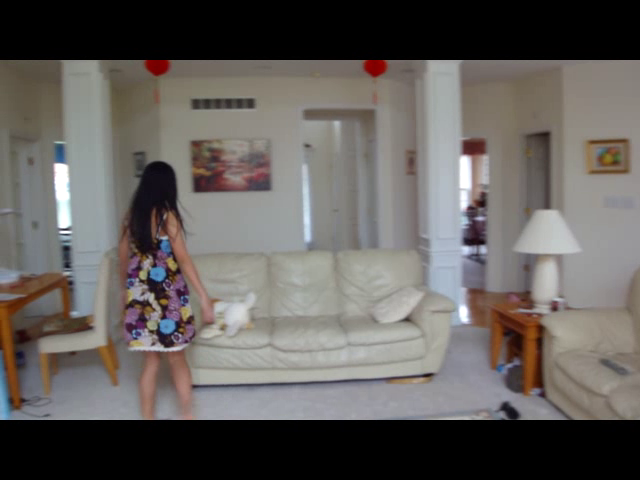
//> input picture frame 2 of onionskin-1.mp4, 640 x 480 px
$ ./main   (built with g++ and OpenCV 4)
//> lines starting //> are read from the running program, lines starting //| are printed output that depends on the picture
#include <string>
#include <cv.h>
#include <highgui\highgui.hpp>
#include <opencv2\opencv.hpp>
#include <opencv2\imgproc\imgproc.hpp>
#include <features2d\features2d.hpp>
#include <opencv2/nonfree/nonfree.hpp>
#include <opencv2/nonfree/features2d.hpp>
#include <queue>
#include <iostream>
#include <fstream>
#include <math.h>
#include <cmath>
#include <limits>
using namespace cv;
using namespace std;

#define N_FRAMES 50
//#define GPU
# define PI           3.14159265358979323846  /* pi */

// [13 lines left out: function drawOptFlowMap, not called in this run]

//calculates the mean value of each column for each frame
void columnsMean(const Mat& input,Mat& meanRow, int frameNo)
{
	long int sum;
	int val=0;
	for (int col=0;col<input.cols;col++)
	{
		sum=0;
		for (int row=0;row<input.rows;row++)
		{
			sum+=input.at<char>(row,col);
		}
		val=sum/input.cols;
		meanRow.at<char>(frameNo,col);
	}

}

// [30 lines left out: function modeEachRow, not called in this run]

int main()
{
	//image decelerations
	Mat showImg,curFrame,lastFrame,lastGrey,curGrey;
	Mat motionCondensed;
	int kernelSize=7;

	VideoCapture video =VideoCapture("onionskin-1.MP4");
	VideoWriter videoOut;
	videoOut.open("major_flow.avi", CV_FOURCC('X','V','I','D'), video.get(CV_CAP_PROP_FPS), Size(video.get(CV_CAP_PROP_FRAME_WIDTH),video.get(CV_CAP_PROP_FRAME_HEIGHT)), true);
	if (!videoOut.isOpened())
	{
		cout  << "Could not open the output video for write! "  << endl;
		return -1;
	}
	double total_frames;
	total_frames=video.get(CV_CAP_PROP_FRAME_COUNT);
	video>>showImg;
//> showImg is the input picture: 480 rows x 640 cols, CV_8UC3; mean B, G, R 92.6, 95.7, 99.7
	curFrame=showImg.clone();
	cv::cvtColor(curFrame,lastGrey,CV_BGR2GRAY);
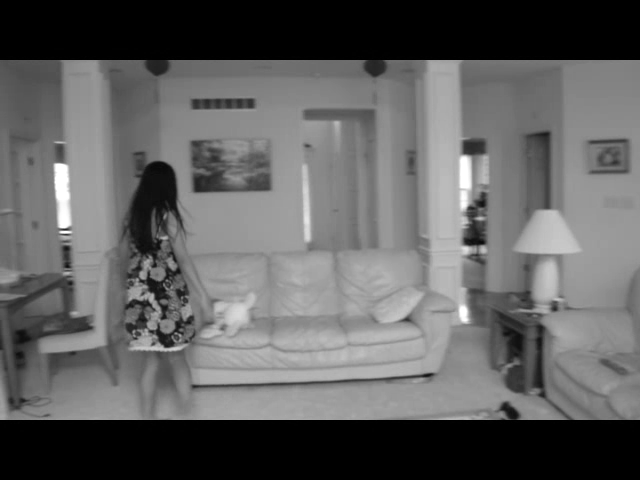
//> lastGrey: 480 rows x 640 cols, CV_8UC1; min 0, max 255, mean 96.5
	//initialize the motion condensed image
	motionCondensed=Mat(showImg.rows,(int)total_frames,CV_8UC3);
	double displacementX=0, displacementY=0;
	int frameCounter=1;
	char key=0;
	columnsMean(curFrame,motionCondensed,0);
//> the loop in columnsMean, `for (int col=0;col<input.cols;col++)` made 640 passes
//> (sum, val) on passes 1 to 3: (15949, 24), (22769, 35), (31243, 48)
//> after the loop in columnsMean, `for (int col=0;col<input.cols;col++)`: sum = -10945
	while(key!=27)
	{
		video>>showImg;
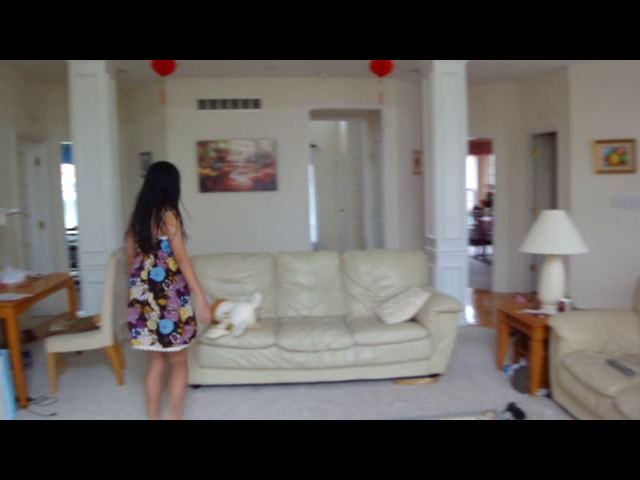
//> input picture frame 3 of onionskin-1.mp4, 640 x 480 px
//> showImg is the input picture: 480 rows x 640 cols, CV_8UC3; mean B, G, R 92.4, 95.7, 99.5
		if (showImg.empty())
		{
			break;
		}
		curFrame=showImg.clone();
		cv::cvtColor(curFrame,curGrey,CV_BGR2GRAY);
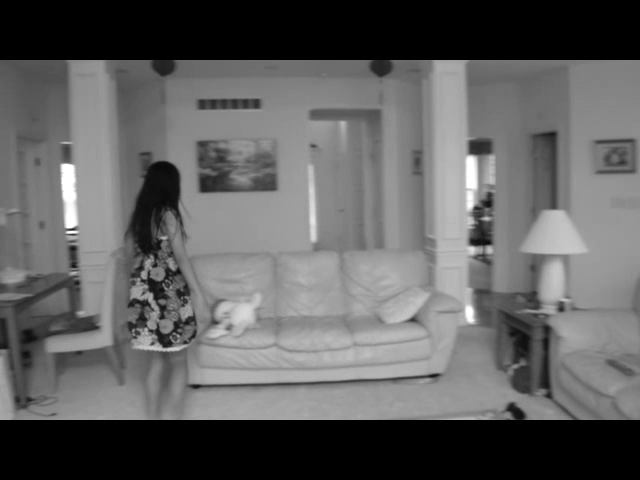
//> curGrey: 480 rows x 640 cols, CV_8UC1; min 0, max 255, mean 96.4
		columnsMean(curFrame,motionCondensed,frameCounter);
//> the loop in columnsMean (call 2), `for (int col=0;col<input.cols;col++)` made 640 passes
//> (sum, val) on passes 1 to 3: (14475, 22), (17478, 27), (20182, 31)


		frameCounter++;

	}

	waitKey();
	return 0;
}

$ run again, starting later in the video
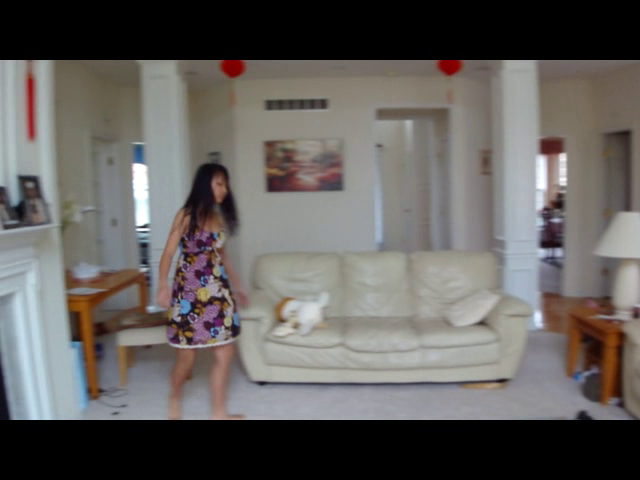
//> input picture frame 13 of onionskin-1.mp4, 640 x 480 px
//> showImg is the input picture: 480 rows x 640 cols, CV_8UC3; mean B, G, R 94.4, 96.7, 100
//> the loop in columnsMean, `for (int col=0;col<input.cols;col++)` made 640 passes
//> (sum, val) on passes 1 to 3: (-15236, -23), (-15944, -24), (-13816, -21)
//> after the loop in columnsMean, `for (int col=0;col<input.cols;col++)`: sum = 20143
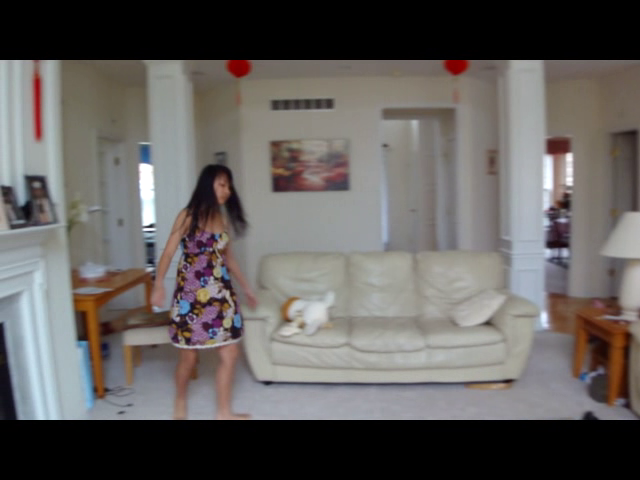
//> input picture frame 14 of onionskin-1.mp4, 640 x 480 px
//> showImg is the input picture: 480 rows x 640 cols, CV_8UC3; mean B, G, R 94.6, 96.6, 100.1
//> `cv::cvtColor(curFrame,curGrey,CV_BGR2GRAY);`:
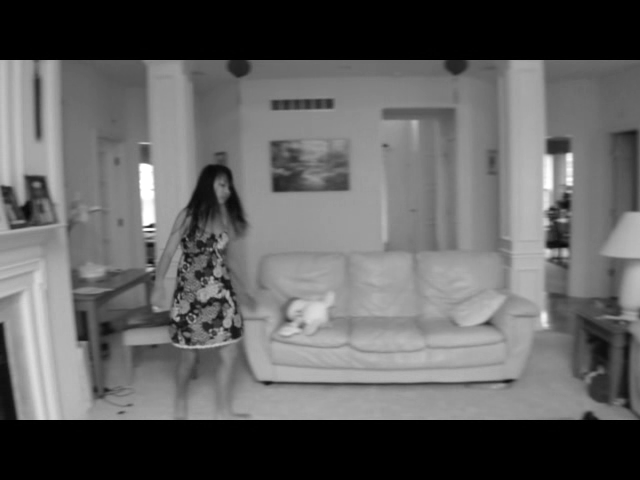
//> curGrey: 480 rows x 640 cols, CV_8UC1; min 0, max 255, mean 97.4
//> the loop in columnsMean (call 2), `for (int col=0;col<input.cols;col++)` made 640 passes
//> (sum, val) on passes 1 to 3: (-15408, -24), (-16171, -25), (-16649, -26)

$ run again, starting later in the video
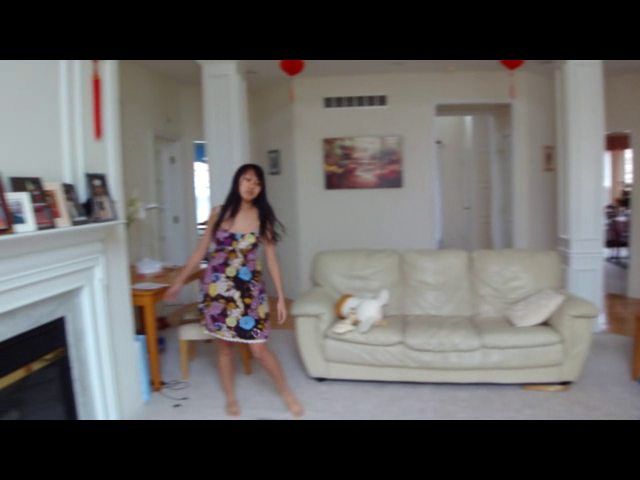
//> input picture frame 23 of onionskin-1.mp4, 640 x 480 px
//> showImg is the input picture: 480 rows x 640 cols, CV_8UC3; mean B, G, R 98.2, 99.5, 101.6
//> the loop in columnsMean, `for (int col=0;col<input.cols;col++)` made 640 passes
//> (sum, val) on passes 1 to 3: (-10219, -15), (-9485, -14), (-13157, -20)
//> after the loop in columnsMean, `for (int col=0;col<input.cols;col++)`: sum = -8808
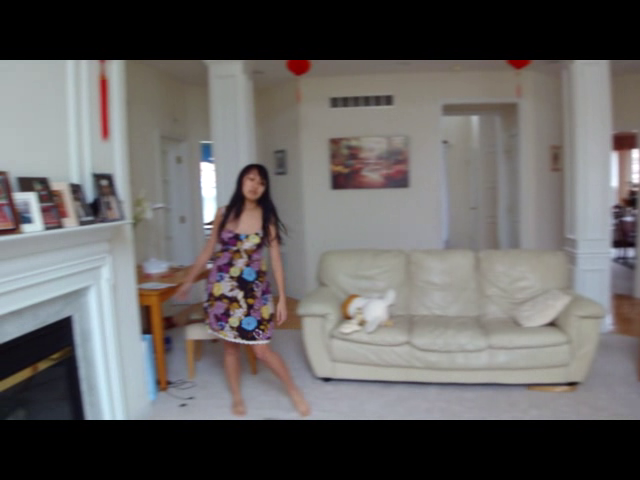
//> input picture frame 24 of onionskin-1.mp4, 640 x 480 px
//> showImg is the input picture: 480 rows x 640 cols, CV_8UC3; mean B, G, R 99, 99.7, 102
//> the loop in columnsMean (call 2), `for (int col=0;col<input.cols;col++)` made 640 passes
//> (sum, val) on passes 1 to 3: (-8809, -13), (-9341, -14), (-12911, -20)
//> after the loop `while(key!=27)`:
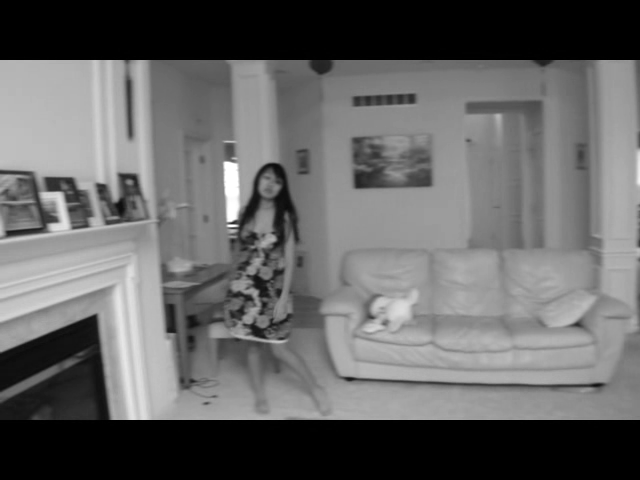
//> curGrey: 480 rows x 640 cols, CV_8UC1; min 0, max 255, mean 101.2
